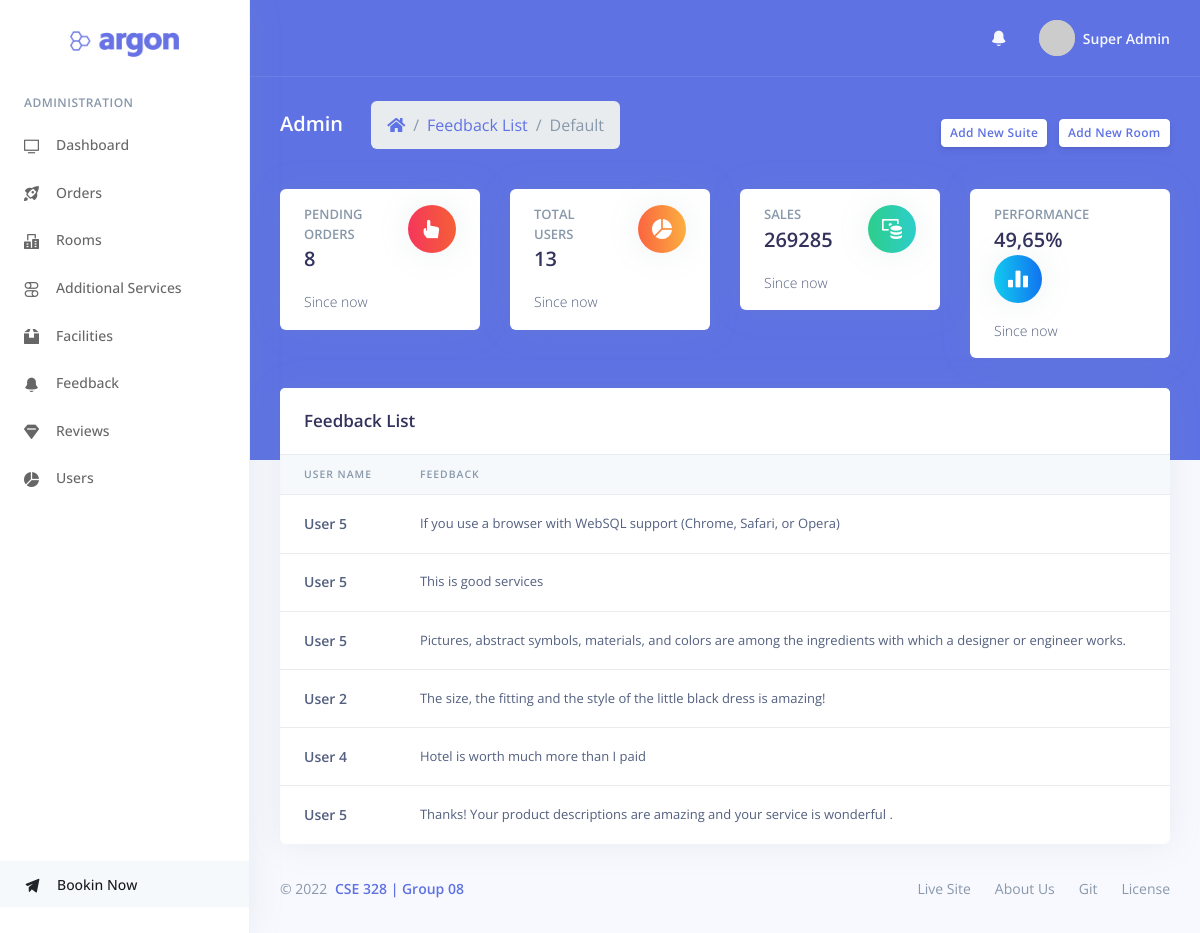
Page /?page=feedback (signed in) on the committed database.
### tables this page shows
CREATE TABLE `user` (
  `id` int(11) NOT NULL,
  `email` varchar(50) NOT NULL,
  `name` varchar(250) NOT NULL,
  `password` varchar(900) NOT NULL,
  `phone` varchar(20) DEFAULT NULL,
  `address` text DEFAULT NULL,
  `country` varchar(255) DEFAULT NULL,
  `postal` int(11) DEFAULT NULL,
  `created_on` datetime NOT NULL DEFAULT current_timestamp()
);

CREATE TABLE `feedback` (
  `id` int(11) NOT NULL,
  `comment` varchar(999) NOT NULL,
  `user_id` int(11) NOT NULL,
  `created_on` datetime NOT NULL DEFAULT current_timestamp()
);

### include/feedback.php (the view, shortened to what this page needs)
<div class="row">
	<div class="col">
		<div class="card">
			<div class="card-header border-0">
				<h3 class="mb-0">Feedback List</h3>
			</div>
			<div class="table-responsive">
				<table class="table align-items-center table-flush">
					<thead class="thead-light">
						<tr>
							<th scope="col" class="sort" data-sort="name">User Name</th>
							<th scope="col" class="sort" data-sort="budget">Feedback</th>
							<th scope="col">Submit On</th>
						</tr>
					</thead>
					<tbody class="list">
						<?php
						$stmt = get_row( 'feedback', 'id DESC' );
						while ($row = $stmt->fetch(PDO::FETCH_ASSOC) ) {
							?>
							<tr>
								<th scope="row">
									<div class="media align-items-center">
										<div class="media-body">
											<span class="name mb-0 text-sm"><?php get_user_name( $row['user_id'] ); ?></span>
										</div>
									</div>
								</th>
								<td class="comment">
									<?php echo $row['comment']; ?>
								</td>
								<td>
								</td>
							</tr>
						<?php } ?>
					</tbody>
				</table>
			</div>
		</div>
	</div>
</div>

### include/function.php (shortened to what this page needs)
<?php
function get_header( $arg = "main" ) {
	if ( $arg == 'main') {
		include('include/header.php');
	}
	elseif ( $arg == 'logout' ) {
		include('include/header_logout.php');
	}
}
function get_footer( $arg = "main" ) {
	if ( $arg == 'main') {
		include('include/footer.php');
	}
	elseif ( $arg == 'logout' ) {
		include('include/footer_logout.php');
	}
}
function get_page_title( $arg = null ) {
	$page = ( isset( $arg ) ? $arg : filter_var($_GET['page'], FILTER_SANITIZE_STRING, FILTER_FLAG_STRIP_HIGH) );
	$name = null;
	if ($page == 'dashboard')
	{
		$name = "Dashboard";
	}
	elseif ($page == 'checkout')
	{
		$name = "Checkout";
	}
	elseif ($page == 'checkout')
	{
		$name = "Checkout";
	}
	elseif ($page == 'profile')
	{
		$name = "Profile";
	}
	elseif ($page == 'feedback')
	{
		$name = "Feedback List";
	}
	elseif ($page == 'services')
	{
		$name = "Aditional Services";
	}
	elseif ($page == 'rooms')
	{
		$name = "Rooms List";
	}
	elseif ($page == 'facilities')
	{
		$name = "Facilities";
	}
	elseif ($page == 'reviews')
	{
		$name = "Reviews";
	}
	elseif ($page == 'order')
	{
		$name = "Order List";
	}
	echo $name;
}
function get_page_permalink( $arg = null, $id = false, $table = false ) {
	$page = ( isset( $arg ) ? $arg : filter_var($_GET['page'], FILTER_SANITIZE_STRING, FILTER_FLAG_STRIP_HIGH) );
	$url = null;
	if ($page == 'dashboard')
	{
		$url = "/?page=dashboard";
	}
	elseif ($page == 'checkout')
	{
		$url = "/?page=checkout";
	}
	elseif ($page == 'order-proceed')
	{
		$url = "/?page=order-proceed";
	}
	elseif ($page == 'order')
	{
		$url = "/?page=order";
	}
	elseif ($page == 'profile')
	{
		$url = "/?page=profile";
	}
	elseif ($page == 'services')
	{
		$url = "/?page=services";
	}
	elseif ($page == 'facilities')
	{
		$url = "/?page=facilities";
	}
	elseif ($page == 'feedback')
	{
		$url = "/?page=feedback";
	}
	elseif ($page == 'reviews')
	{
		$url = "/?page=reviews";
	}
	elseif ($page == 'users')
	{
		$url = "/?page=users";
	}
	elseif ($page == 'room')
	{
		$url = "/?page=rooms";
	}
	elseif ($page == 'suite')
	{
		$url = "/?page=suite";
	}
	elseif ($page == 'suite-add')
	{
		$url = "/?page=suite&action=add-new";
	}
	elseif ($page == 'room-add')
	{
		$url = "/?page=rooms";
	}
	elseif ($page == 'single-suite')
	{
		$url = "/?page=suite&id=";
	}
	elseif ($page == 'delete')
	{
		$url = "/?page=delete&from=". $table ."&id=". $id;
	}
	elseif ($page == 'status-update')
	{
		$url = "/?page=status-update&from=". $table ."&id=". $id;
	}
	else{
		$url = '#';
	}
	echo SITE_URL.$url;
}
function get_row( $table, $order_by = false ) {
	$conn = $GLOBALS['conn'];
	if ($order_by == false) {
		$stmt = $conn->prepare("SELECT * FROM $table");
	} else {
		$stmt = $conn->prepare("SELECT * FROM $table ORDER BY $order_by");
	}
	$stmt->execute();
	return $stmt;
}
function get_user_name( $id = false ) {
	$conn = $GLOBALS['conn'];
	if($id == false)
	{
		$id = $_SESSION['id'];
	}else{
		$id = (int) $id;
	}
	$stmt = $conn->prepare("SELECT name FROM user WHERE id = $id");
	$stmt->execute();
	echo sprintf($stmt->fetchColumn());
}
function get_user_image() {
	echo "https://picsum.photos/1000/";
}
function get_total_user_count() {
	$conn = $GLOBALS['conn'];
	$stmt = $conn->prepare("SELECT id FROM user");
	$stmt->execute();
	$count = $stmt->rowCount();
	echo sprintf($count);
}
function get_painding_order_count() {
	$conn = $GLOBALS['conn'];
	$stmt = $conn->prepare("SELECT id FROM `order` WHERE status=0");
	$stmt->execute();
	$count = $stmt->rowCount();
	echo sprintf($count);
}
function get_total_sale() {
	$conn = $GLOBALS['conn'];
	$stmt = $conn->prepare("SELECT SUM(total_cost) FROM `order` WHERE status=1");
	$stmt->execute();
	echo sprintf($stmt->fetchColumn());
}

### rows in the picture
user: name "Super Admin"
feedback: user.name "User 5", comment "If you use a browser with WebSQL support (Chrome, Safari, or Opera)"
feedback: user.name "User 5", comment "This is good services"
feedback: user.name "User 5", comment "Pictures, abstract symbols, materials, and colors are among the ingredients with which a designer or engineer works."
feedback: user.name "User 2", comment "The size, the fitting and the style of the little black dress is amazing!"
feedback: user.name "User 4", comment "Hotel is worth much more than I paid"
feedback: user.name "User 5", comment "Thanks! Your product descriptions are amazing and your service is wonderful ."

### other values in the picture
$name "Feedback List"
sprintf($count) "8"
sprintf($count) "13"
sprintf($stmt->fetchColumn()) "269285"
